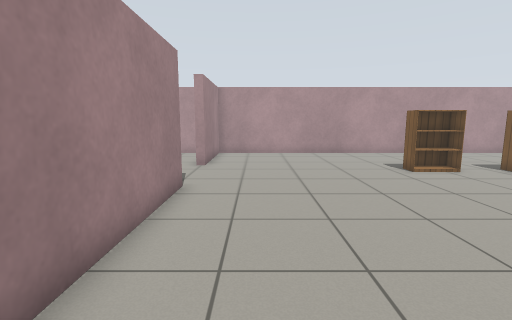
view 1 (above)

16 first-person views from a walk through a robot-simulator world made for Gazebo. The camera is 1 m above the floor, tilts 8° down and sees 85° across. The floor is counted in squares, 0.5 m on a side. Each view is taken from the middle of a square. On the plan, view 1 faces up. The plan holds only what a view shows up to about 16 squares ahead; the rest is blank. The robots in the file are not drawn. Simple patterns stand in for the simulator's built-in surfaces. Simple shapes stand in for some stock models.

view 2
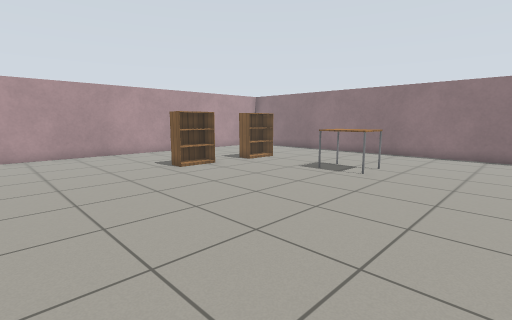

view 3
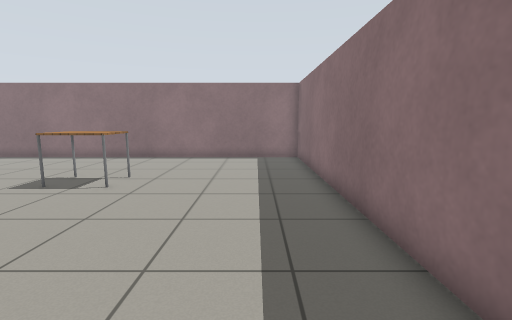

view 4
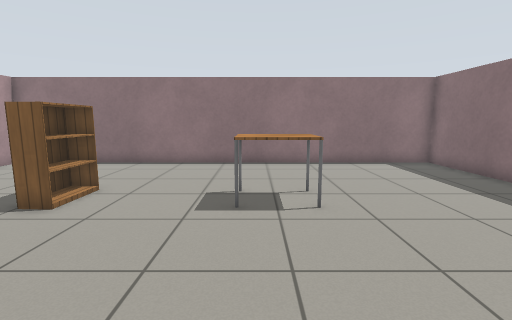

view 5
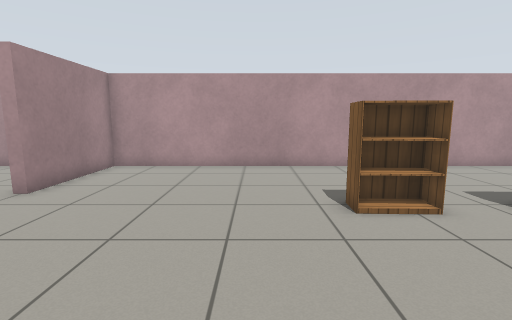

view 6
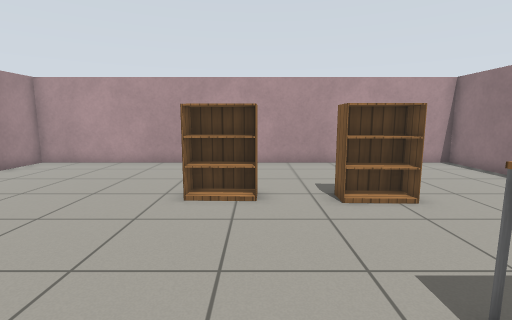

view 7
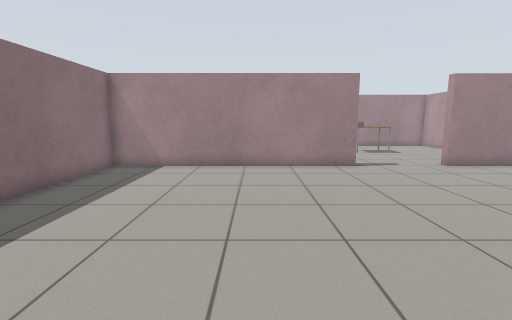

view 8
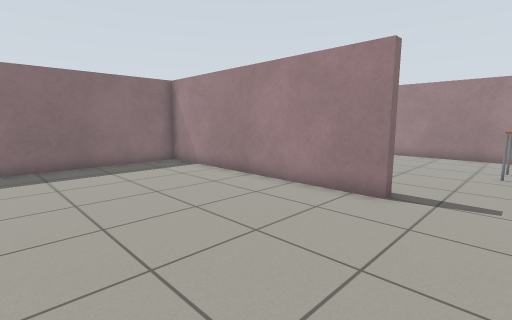

view 9
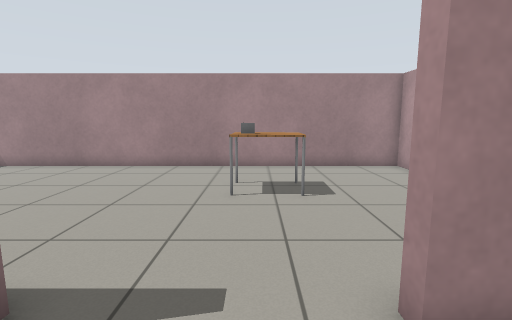

view 10
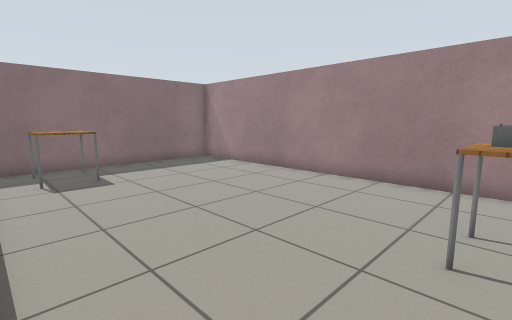

view 11
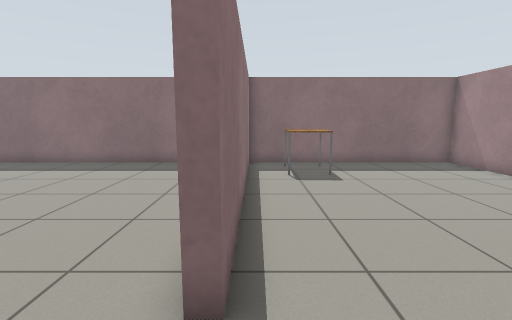

view 12
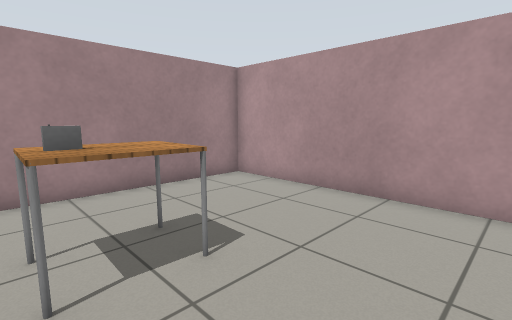

view 13
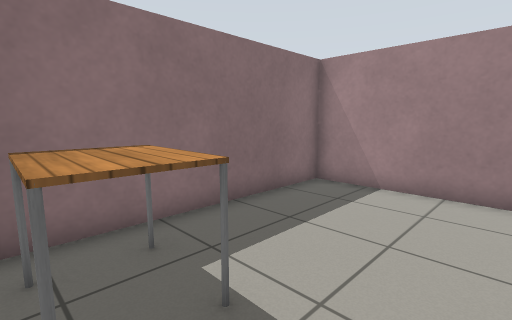

view 14
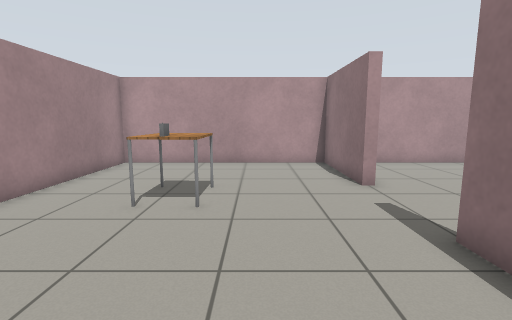

view 15
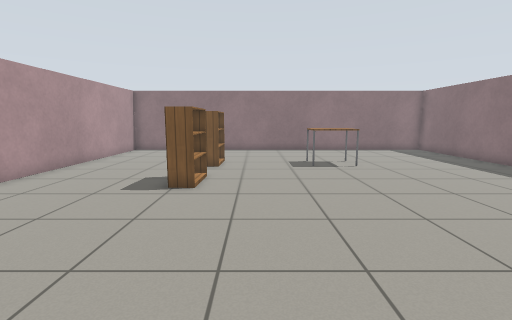

view 16
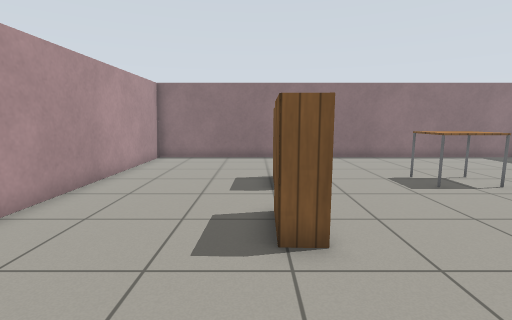

### Floor plan
Points are (right, up) in squares from view 1. A wall is a line through its corners. A room is listed if a view was taken in it or the views show most of it. See-through windows are left out.
Room 1 (views 1, 2, 3, 4, 5, 6, 7, 8, 9, 15, 16)
walls: (-2.7, 8.4) (-2.3, 8.4) (-2.3, -2.3) (17.3, -2.3) (17.3, 17.3) (-2.3, 17.3) (-2.3, 12.5)
ways out: opening at (-3, 10.5) to room 2
objects: bookshelf (6, 11) to (8, 11); bookshelf (10, 11) to (12, 11); table (11, 5) to (12, 6)
Room 2 (views 10, 11, 12, 13, 14)
walls: (-2.3, 12.5) (-2.7, 12.5) (-2.7, 17.3) (-12.3, 17.3) (-12.3, -2.3) (-2.6, -2.3); (-2.7, -1.2) (-2.7, 8.4)
ways out: opening at (-3, 10.5) to room 1
objects: table (-9, 11) to (-8, 12); book (-8, 11); table (-6, -1) to (-4, 1)

Positions as (right, up) in squares from view 1, and headings:
1: (0, 0), facing up
2: (0, 0), facing up-right
3: (2, 0), facing right
4: (4, 6), facing right
5: (4, 5), facing up
6: (8, 4), facing up
7: (10, 4), facing left
8: (5, 11), facing down-left
9: (0, 11), facing left
10: (-3, 11), facing down-left
11: (-3, 11), facing down
12: (-4, 10), facing up-left
13: (-4, 3), facing down-left
14: (-6, 4), facing up
15: (-2, 9), facing right
16: (2, 12), facing right
